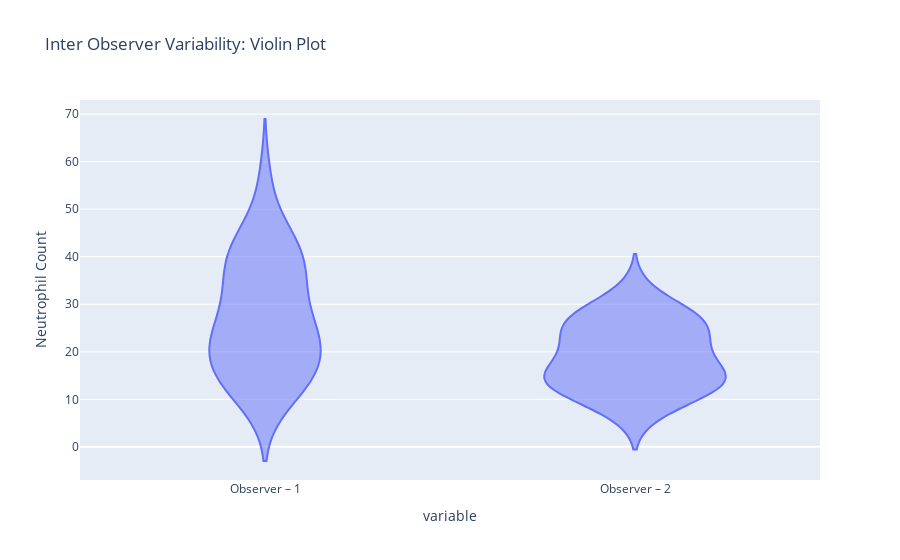

Notebook source saved alongside this figure:
### Code cell
fig = px.violin(InterVar, y=['Observer – 1', 'Observer – 2'], 
                title='Inter Observer Variability: Violin Plot')
fig.update_layout(yaxis_title='Neutrophil Count')
fig.show()

### Figure 1 — Plotly figure (JSON) as saved in the notebook; plotly's stock layout.template omitted (floating-point values rounded to 4 significant figures)
{"data": [{"alignmentgroup": "True", "box": {"visible": false}, "hovertemplate": "variable=%{x}<br>value=%{y}<extra></extra>", "legendgroup": "", "marker": {"color": "#636efa"}, "name": "", "offsetgroup": "", "orientation": "v", "scalegroup": "True", "showlegend": false, "type": "violin", "x": ["Observer – 1", "Observer – 1", "Observer – 1", "Observer – 1", "Observer – 1", "Observer – 1", "Observer – 1", "Observer – 1", "Observer – 1", "Observer – 1", "Observer – 1", "Observer – 1", "Observer – 1", "Observer – 1", "Observer – 1", "Observer – 1", "Observer – 1", "Observer – 1", "Observer – 1", "Observer – 1", "Observer – 1", "Observer – 1", "Observer – 1", "Observer – 1", "Observer – 1", "Observer – 1", "Observer – 1", "Observer – 1", "Observer – 1", "Observer – 2", "Observer – 2", "Observer – 2", "Observer – 2", "Observer – 2", "Observer – 2", "Observer – 2", "Observer – 2", "Observer – 2", "Observer – 2", "Observer – 2", "Observer – 2", "Observer – 2", "Observer – 2", "Observer – 2", "Observer – 2", "Observer – 2", "Observer – 2", "Observer – 2", "Observer – 2", "Observer – 2", "Observer – 2", "Observer – 2", "Observer – 2", "Observer – 2", "Observer – 2", "Observer – 2", "Observer – 2", "Observer – 2"], "x0": " ", "xaxis": "x", "y": [32, 41, 45, 19, 35, 10, 34, 26, 26, 56, 23, 24, 38, 15, 21, 21, 11, 43, 38, 15, 15, 14, 24, 24, 44, 40, 32, 17, 15, 21, 29, 26, 18, 26, 8, 16, 20, 23, 22, 12, 21, 23, 12, 16, 14, 15, 27, 29, 15, 12, 7, 16, 14, 27, 33, 27, 12, 11], "y0": " ", "yaxis": "y"}], "layout": {"legend": {"tracegroupgap": 0}, "title": {"text": "Inter Observer Variability: Violin Plot"}, "violinmode": "group", "xaxis": {"anchor": "y", "domain": [0, 1], "title": {"text": "variable"}}, "yaxis": {"anchor": "x", "domain": [0, 1], "title": {"text": "Neutrophil Count"}}}}
